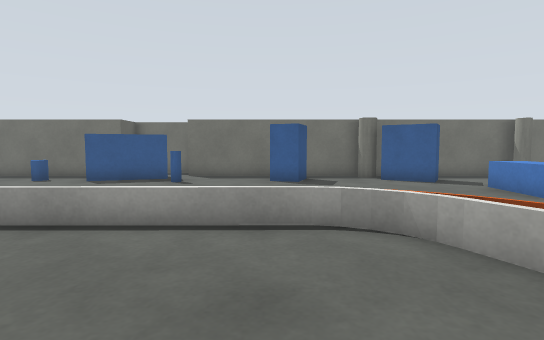
[1] (above)

24 first-person views from a walk through a world built for the Gazebo simulator. The camera is 0.61 m above the floor, tilts 4° down and sees 80° across. The floor is counted in squares, 0.5 m on a side. Each view is taken from the middle of a square. On the plan, view 1 faces up. The plan holds only what a view shows up to about 14 squares ahead; the rest is blank. The place goes on beyond the plan.

[2]
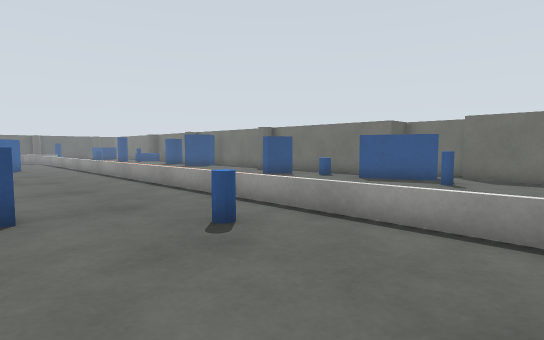

[3]
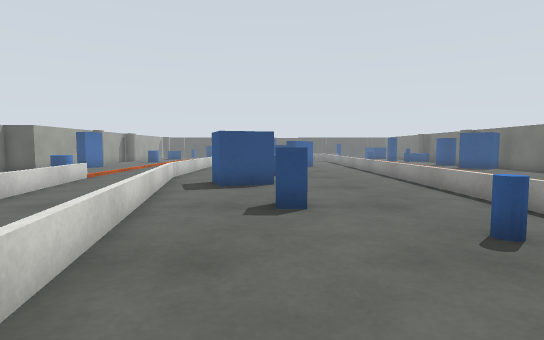

[4]
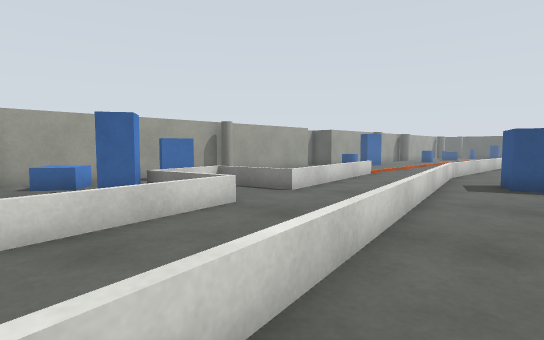

[5]
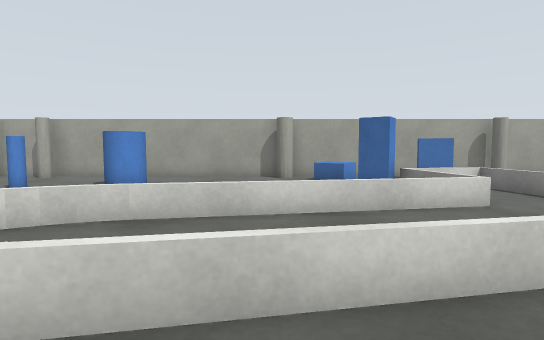

[6]
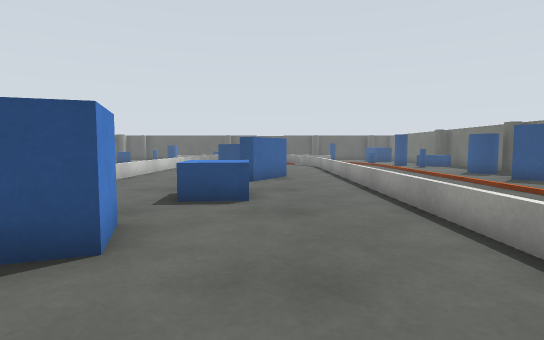

[7]
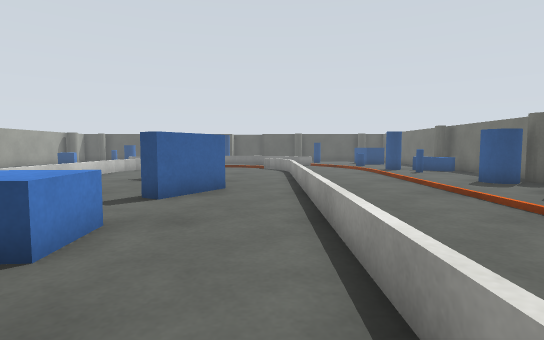

[8]
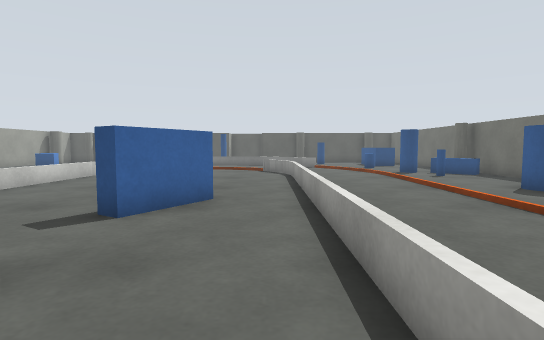

[9]
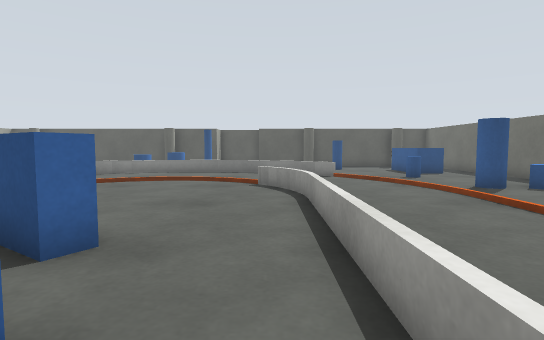

[10]
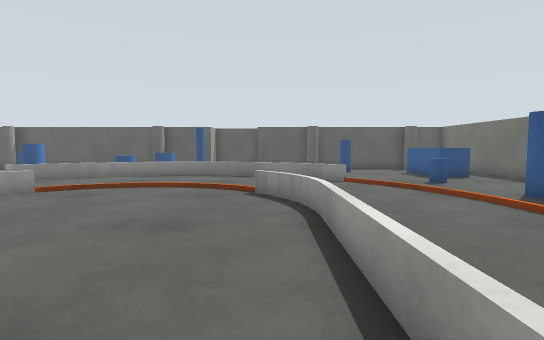

[11]
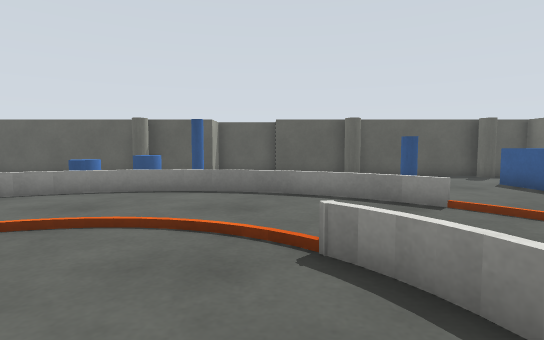

[12]
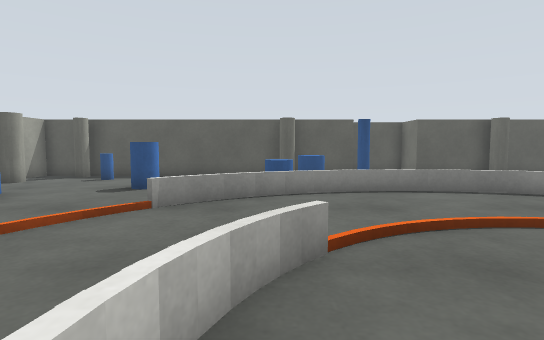

[13]
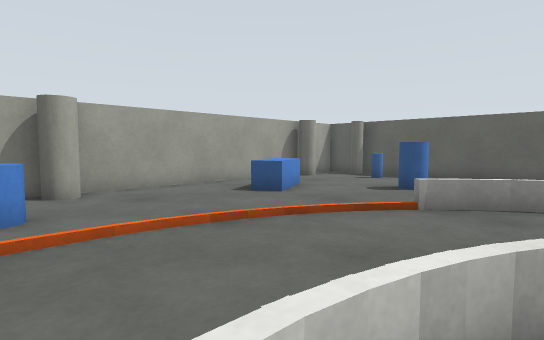

[14]
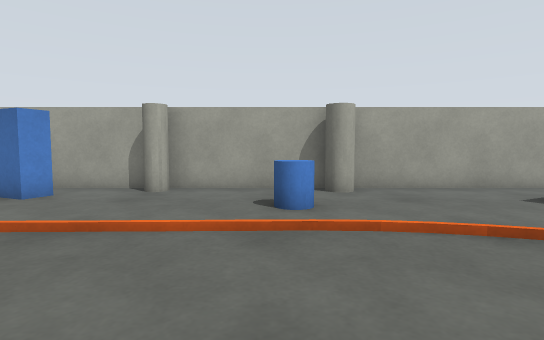

[15]
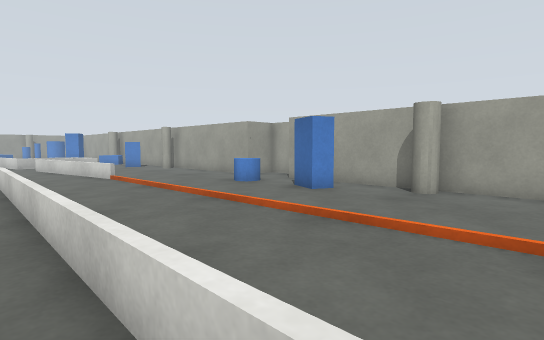

[16]
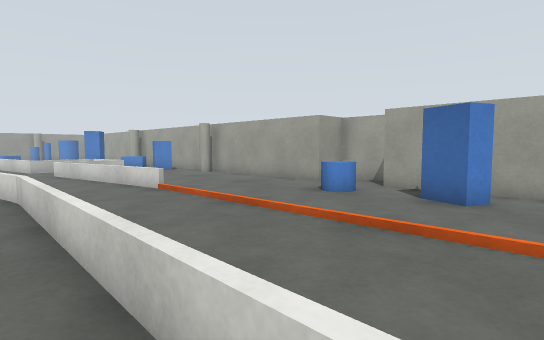

[17]
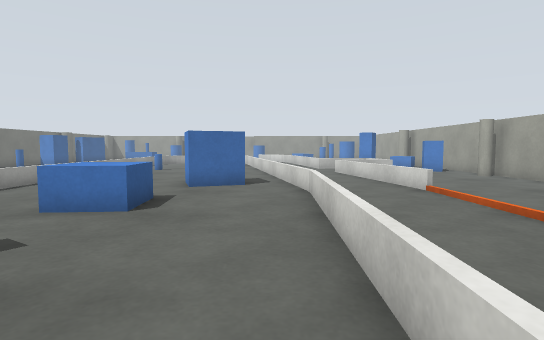

[18]
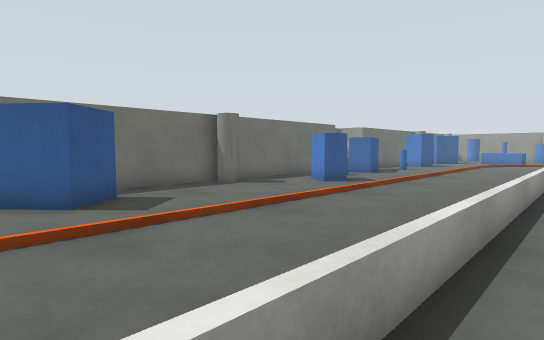

[19]
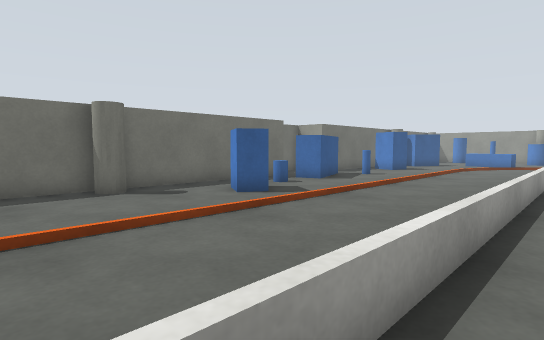

[20]
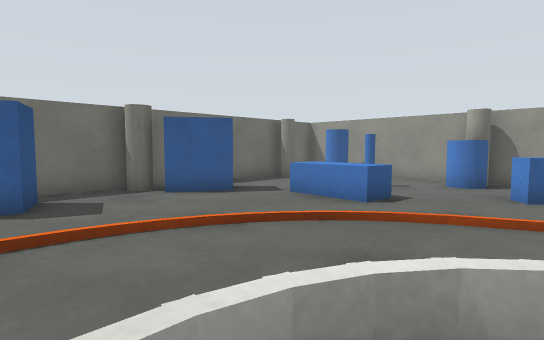

[21]
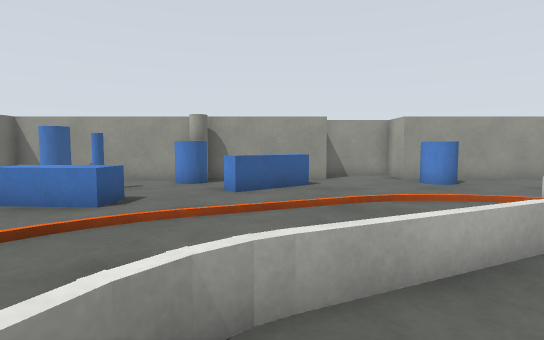

[22]
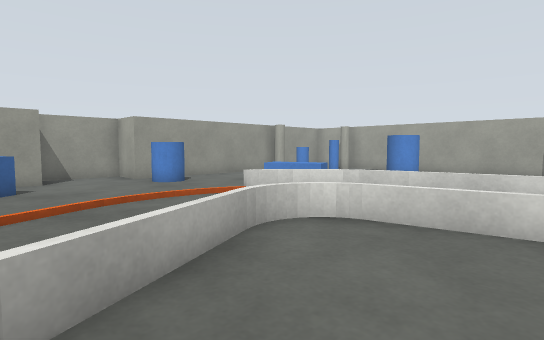

[23]
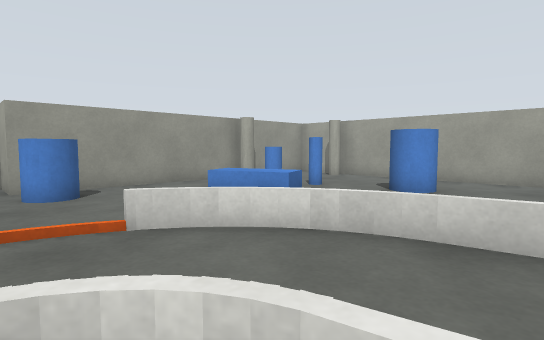

[24]
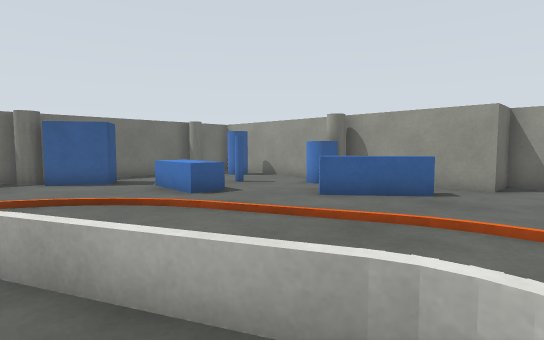

### Floor plan
Key: @ floor where view 1 was taken; # wall or solid block; . floor; / step, stairs or slope; = window, fence, low wall or low ledge; B blue box; C grey cylinder; P grey pole; L blue cylinder; R orange box; U blue pole; G grey box; O other object.
Columns run from 41 left of view 1 to 14 right of it. Each row starts with its distance up from view 1.
 15                                   OO
 14  ##   #####   ####     ############O  #################
 13  #    ...... BB...CC   ....C......B  B... B..C  ...P  #
 12  #C    B....BB....LL.BBB......BBLLBBBB...BB..BBB....LL#
 11  #..BBBB....L.L....L..B.......BB......L...B....B.. .LL#
 10  #......LL..L................./.................BB .. #
  9  #  ........RRO////////////////////////  /RR....BBU.. #
  8  #  L ....OO............................ ...RR..BB... #
  7  #C L  .RR...................................RR.B...LC#
  6  #C     =.....................................R.....LC#
  5  #     ==.  .===============================......==  #
  4  #    ==...R==.............................=......=#=##
  3 O#    =....R.........................L.....== .....==##
  2       =...R..........##.....................= ..R.... G#
  1       =...R...... #.  #..BBB......B.........== .R......#
  0 O# U  =...R......   .....BBB.BB...BB.....@...= .O......#
 -1  # L  =...R....  ............BBB.........=====..R...L G#
 -2  #CLLL=....R=.  .............BBB....======......R...LL#
 -3  #C  L =...=== .................=====  ........==.... #
 -4  #     ==....===================  ..........====  ... #
 -5  #      ==.............................======    BB   #
 -6  #   L..=RR......................===.===        BBB   #
 -7  #   LL...RRR...............O=======..=          B    #
 -8  # ..........RR.............O.     =..=B        ..LL P#
 -9  #.L....BB.....L................   ===#B    ..LL.LL  P#
-10  #.....BBB....LL........L.........     ...  ..LL....
-11  #P....B.............BB.LL........ BB. BB............
-12  # CC  ......C ...CC..B..........P BB. BBCC........P.
-13  ##  ################### .G############################
-14                          #GG

Positions as (right, up) in squares from view 1, and headings:
1: (0, 0), facing up
2: (0, 0), facing up-left
3: (0, 0), facing left
4: (1, 0), facing down-left
5: (1, 1), facing down
6: (-7, 2), facing left
7: (-11, 4), facing left
8: (-13, 4), facing left
9: (-19, 4), facing left
10: (-21, 4), facing left
11: (-26, 3), facing left
12: (-26, -3), facing left
13: (-26, -3), facing down-left
14: (-26, -3), facing down
15: (-26, -3), facing down-right
16: (-22, -3), facing down-right
17: (-22, -3), facing right
18: (-21, 4), facing up-right
19: (-17, 4), facing up-right
20: (0, 4), facing up-right
21: (0, 4), facing right
22: (0, 4), facing down-right
23: (2, 0), facing down-right
24: (2, 0), facing up-right
